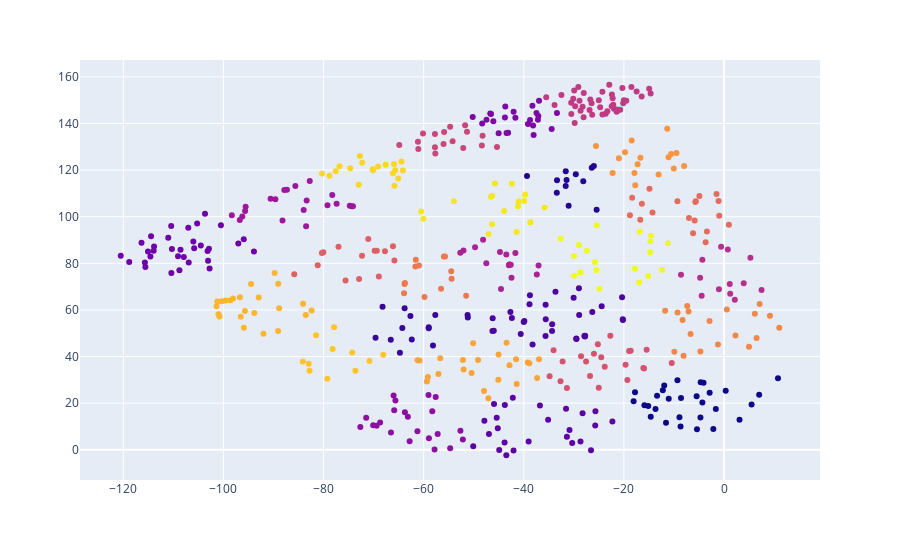

The cell this chart's notebook holds for it:
### Code cell
import plotly.express as px

fig = px.scatter()
fig.add_scatter(
    x=harvesteable_trees_gdf["x"],
    y=harvesteable_trees_gdf["y"],
    mode="markers",
    marker=dict(color=y),
)

fig.show()

### Figure 1 — Plotly figure (JSON) as saved in the notebook; plotly's stock layout.template omitted (floating-point values rounded to 4 significant figures; data arrays with more than 128 entries replaced by an {"elided": "..."} marker saying what was removed)
{"data": [{"hovertemplate": "<extra></extra>", "legendgroup": "", "marker": {"color": "#636efa", "symbol": "circle"}, "mode": "markers", "name": "", "orientation": "v", "showlegend": false, "type": "scatter", "xaxis": "x", "yaxis": "y"}, {"marker": {"color": {"elided": "516 int values"}}, "mode": "markers", "type": "scatter", "x": {"elided": "516 float values"}, "y": {"elided": "516 float values"}}], "layout": {"legend": {"tracegroupgap": 0}, "margin": {"t": 60}, "xaxis": {"anchor": "y", "domain": [0, 1]}, "yaxis": {"anchor": "x", "domain": [0, 1]}}}
